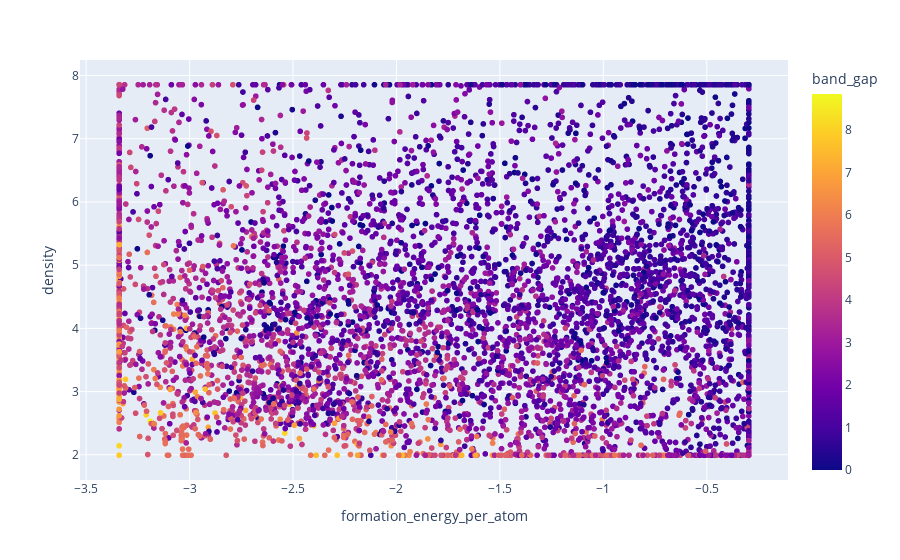

Notebook cell for this chart:
### Markdown cell above
Vamos observar a correlação entre nossos atributos e o target.

### Code cell
fig = px.scatter(df_treino, x="formation_energy_per_atom", y="density", color="band_gap")
fig.show()

### Figure 1 — Plotly figure (JSON) as saved in the notebook; plotly's stock layout.template omitted (floating-point values rounded to 4 significant figures; data arrays with more than 128 entries replaced by an {"elided": "..."} marker saying what was removed)
{"data": [{"hovertemplate": "formation_energy_per_atom=%{x}<br>density=%{y}<br>band_gap=%{marker.color}<extra></extra>", "legendgroup": "", "marker": {"color": {"elided": "5622 float values"}, "coloraxis": "coloraxis", "symbol": "circle"}, "mode": "markers", "name": "", "showlegend": false, "type": "scattergl", "x": {"elided": "5622 float values"}, "xaxis": "x", "y": {"elided": "5622 float values"}, "yaxis": "y"}], "layout": {"coloraxis": {"colorbar": {"title": {"text": "band_gap"}}, "colorscale": [[0, "#0d0887"], [0.1111, "#46039f"], [0.2222, "#7201a8"], [0.3333, "#9c179e"], [0.4444, "#bd3786"], [0.5556, "#d8576b"], [0.6667, "#ed7953"], [0.7778, "#fb9f3a"], [0.8889, "#fdca26"], [1, "#f0f921"]]}, "legend": {"tracegroupgap": 0}, "margin": {"t": 60}, "xaxis": {"anchor": "y", "domain": [0, 1], "title": {"text": "formation_energy_per_atom"}}, "yaxis": {"anchor": "x", "domain": [0, 1], "title": {"text": "density"}}}}
